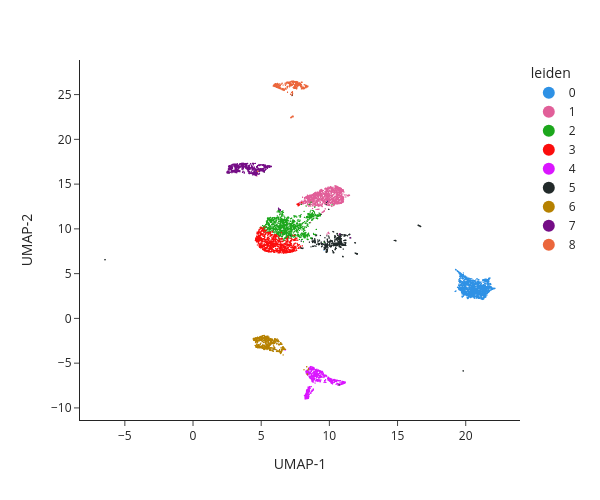

Source (notebook cell):
### Code cell
snap.pl.umap(data, color='leiden', interactive=True, height=500)

### Figure 1 — Plotly figure (JSON) as saved in the notebook; plotly's stock layout.template omitted (floating-point values rounded to 4 significant figures; data arrays with more than 128 entries replaced by an {"elided": "..."} marker saying what was removed)
{"data": [{"hovertemplate": "leiden=0<br>UMAP-1=%{x}<br>UMAP-2=%{y}<extra></extra>", "legendgroup": "0", "marker": {"color": "#2E91E5", "opacity": 1, "size": 1.524, "symbol": "circle"}, "mode": "markers", "name": "0", "showlegend": true, "type": "scattergl", "x": {"elided": "1443 float values"}, "xaxis": "x", "y": {"elided": "1443 float values"}, "yaxis": "y"}, {"hovertemplate": "leiden=1<br>UMAP-1=%{x}<br>UMAP-2=%{y}<extra></extra>", "legendgroup": "1", "marker": {"color": "#E15F99", "opacity": 1, "size": 1.524, "symbol": "circle"}, "mode": "markers", "name": "1", "showlegend": true, "type": "scattergl", "x": {"elided": "1098 float values"}, "xaxis": "x", "y": {"elided": "1098 float values"}, "yaxis": "y"}, {"hovertemplate": "leiden=2<br>UMAP-1=%{x}<br>UMAP-2=%{y}<extra></extra>", "legendgroup": "2", "marker": {"color": "#1CA71C", "opacity": 1, "size": 1.524, "symbol": "circle"}, "mode": "markers", "name": "2", "showlegend": true, "type": "scattergl", "x": {"elided": "1048 float values"}, "xaxis": "x", "y": {"elided": "1048 float values"}, "yaxis": "y"}, {"hovertemplate": "leiden=3<br>UMAP-1=%{x}<br>UMAP-2=%{y}<extra></extra>", "legendgroup": "3", "marker": {"color": "#FB0D0D", "opacity": 1, "size": 1.524, "symbol": "circle"}, "mode": "markers", "name": "3", "showlegend": true, "type": "scattergl", "x": {"elided": "957 float values"}, "xaxis": "x", "y": {"elided": "957 float values"}, "yaxis": "y"}, {"hovertemplate": "leiden=4<br>UMAP-1=%{x}<br>UMAP-2=%{y}<extra></extra>", "legendgroup": "4", "marker": {"color": "#DA16FF", "opacity": 1, "size": 1.524, "symbol": "circle"}, "mode": "markers", "name": "4", "showlegend": true, "type": "scattergl", "x": {"elided": "755 float values"}, "xaxis": "x", "y": {"elided": "755 float values"}, "yaxis": "y"}, {"hovertemplate": "leiden=5<br>UMAP-1=%{x}<br>UMAP-2=%{y}<extra></extra>", "legendgroup": "5", "marker": {"color": "#222A2A", "opacity": 1, "size": 1.524, "symbol": "circle"}, "mode": "markers", "name": "5", "showlegend": true, "type": "scattergl", "x": {"elided": "702 float values"}, "xaxis": "x", "y": {"elided": "702 float values"}, "yaxis": "y"}, {"hovertemplate": "leiden=6<br>UMAP-1=%{x}<br>UMAP-2=%{y}<extra></extra>", "legendgroup": "6", "marker": {"color": "#B68100", "opacity": 1, "size": 1.524, "symbol": "circle"}, "mode": "markers", "name": "6", "showlegend": true, "type": "scattergl", "x": {"elided": "600 float values"}, "xaxis": "x", "y": {"elided": "600 float values"}, "yaxis": "y"}, {"hovertemplate": "leiden=7<br>UMAP-1=%{x}<br>UMAP-2=%{y}<extra></extra>", "legendgroup": "7", "marker": {"color": "#750D86", "opacity": 1, "size": 1.524, "symbol": "circle"}, "mode": "markers", "name": "7", "showlegend": true, "type": "scattergl", "x": {"elided": "583 float values"}, "xaxis": "x", "y": {"elided": "583 float values"}, "yaxis": "y"}, {"hovertemplate": "leiden=8<br>UMAP-1=%{x}<br>UMAP-2=%{y}<extra></extra>", "legendgroup": "8", "marker": {"color": "#EB663B", "opacity": 1, "size": 1.524, "symbol": "circle"}, "mode": "markers", "name": "8", "showlegend": true, "type": "scattergl", "x": {"elided": "442 float values"}, "xaxis": "x", "y": {"elided": "442 float values"}, "yaxis": "y"}], "layout": {"height": 500, "legend": {"itemsizing": "constant", "title": {"text": "leiden"}, "tracegroupgap": 0}, "margin": {"t": 60}, "width": 600, "xaxis": {"anchor": "y", "domain": [0, 1], "title": {"text": "UMAP-1"}}, "yaxis": {"anchor": "x", "domain": [0, 1], "title": {"text": "UMAP-2"}}}}
